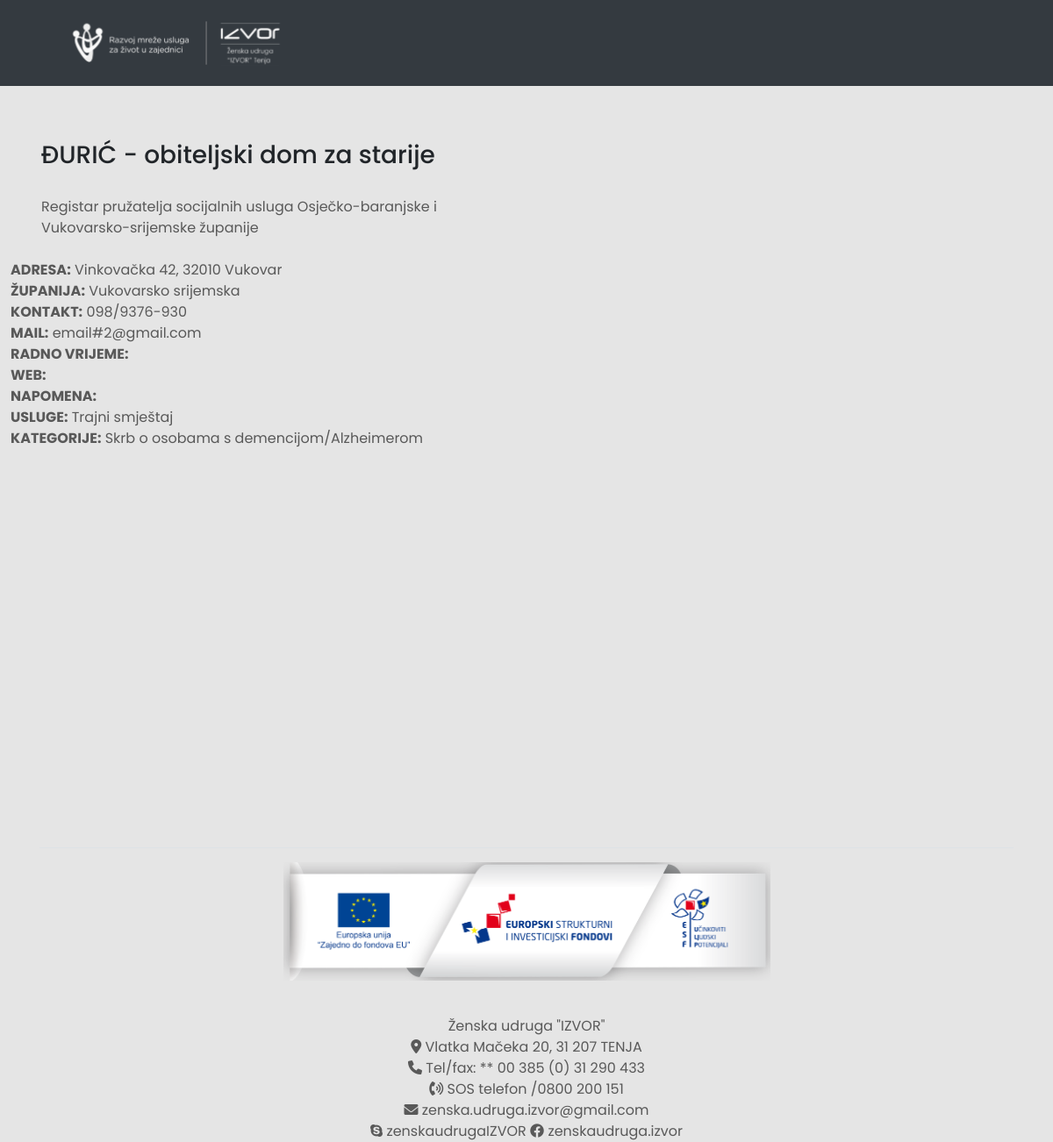
Page /Frontend/Pages/detail.php?id=2 on the committed database.
### tables this page shows
CREATE TABLE `pruzatelji` (
  `idPruz` int(11) NOT NULL,
  `naziv_pruzatelja` varchar(50) DEFAULT NULL,
  `email` varchar(50) DEFAULT NULL,
  `adresa` varchar(50) DEFAULT NULL,
  `kontakt` varchar(50) DEFAULT NULL,
  `URL_stranice` varchar(50) DEFAULT NULL,
  `radno_vrijeme` varchar(50) DEFAULT NULL,
  `napomena` mediumtext DEFAULT NULL,
  `longitude` varchar(50) DEFAULT NULL,
  `latitude` varchar(50) DEFAULT NULL,
  `lokacija` int(11) DEFAULT NULL,
  `oib` int(11) DEFAULT NULL
);

CREATE TABLE `lokacija` (
  `idLokacije` int(11) NOT NULL,
  `naziv_lokacije` varchar(255) DEFAULT NULL
);

CREATE TABLE `usluge` (
  `idUsluge` int(11) NOT NULL,
  `naziv_usluge` varchar(10000) DEFAULT NULL
);

CREATE TABLE `kategorije` (
  `idKategorija` int(11) NOT NULL,
  `naziv_kategorije` varchar(10000) DEFAULT NULL
);

### Frontend/Pages/detail.php (the view, shortened to what this page needs)
<?php
require "../../Backend/select.php";
$query = $db->query ("SELECT p.naziv_pruzatelja, p.email, l.naziv_lokacije, p.adresa, p.kontakt, p.URL_stranice, p.radno_vrijeme, p.napomena, p.longitude, p.latitude, u.naziv_usluge, k.naziv_kategorije, k.idKategorija, p.idPruz, u.idUsluge
FROM usluge u
INNER JOIN pruzatelji_usluge pu ON u.idUsluge = pu.usluga
INNER JOIN pruzatelji p ON p.idPruz = pu.pruzatelj
INNER JOIN lokacija l ON l.idLokacije = p.lokacija
INNER JOIN pruzatelji_usluge_kategorije puk ON pu.idPruzUsl = puk.pruzatelj_usluga
INNER JOIN kategorije k ON k.idKategorija = puk.kategorija
WHERE p.idPruz = " . $_GET["id"]);
$results = $query -> fetchAll();
?>
    </div>
      </nav>
    <div class="container-detail">
      <div class="row">
        <div class="col-md-6 contents">
          <div class="row">
            <div>
              <div class="mb-4">
              <h3 style="margin-top:160px; margin-left:50px"><?php echo $results[0]["naziv_pruzatelja"]; ?></h3>
              <p class="mb-4" style="margin-top:30px; margin-left:50px">Registar pružatelja socijalnih usluga Osječko-baranjske i Vukovarsko-srijemske županije</p>
            </div>
                <div class="container" style="float:left">
                    <p><b>ADRESA:</b> <?php echo $results[0]["adresa"]; ?> </p>
                    <p><b>ŽUPANIJA:</b> <?php echo $results[0]["naziv_lokacije"]; ?> </p>
                    <p><b>KONTAKT:</b> <?php echo $results[0]["kontakt"]; ?> </p>
                    <p><b>MAIL:</b> <?php echo $results[0]["email"]; ?> </p>
                    <p><b>RADNO VRIJEME:</b> <?php echo $results[0]["radno_vrijeme"]; ?> </p>
                    <p><b>WEB:</b> <?php echo $results[0]["URL_stranice"]; ?> </p>
                    <p><b>NAPOMENA:</b> <?php echo $results[0]["napomena"]; ?> </p>
                    <p><b>USLUGE:</b> <?php echo $results[0]["naziv_usluge"]; ?> </p>
                    <p><b>KATEGORIJE:</b> <?php echo $results[0]["naziv_kategorije"]; ?> </p>
                </div>
            </div>
          </div>
        </div>
        <div id="map"></div>
      </div>
    </div>

### Frontend/Styles/styleDefault.css (style rules this page uses)
#logo, #logoRMU, #logoIZVOR { height: 50px; width: 250px; }
#logoIZVOR { position: absolute; top: 25px; left: 160px; }
a:link, a:visited { color: black; text-decoration: none; }
body { font-family: 'Poppins', sans-serif; background-color: #E5E5E5; }
#logo_ESF { width: 50%; height: 50%; display: block; margin: 0 auto; padding: 0; }
html, body { max-width: 100%; overflow-x: hidden; }
.footerData { text-align: center; }
.footerData a { color: #595959; }
div h3 { margin-top: 40%; }
#map { height: 400px; width: 100%; margin-top: 30px; }

### Frontend/Styles/stylePruzatelji.css (style rules this page uses)
p { margin: 0; padding: 0; color: #595959; }

### Frontend/Styles/styleIndex.css (style rules this page uses)
@media (max-width: 1444px) { a:link, a:visited { color: #eee; text-decoration: none; } }
@media (max-width: 1444px) { #sn a, #mail a { color: #595959 !important; } }

### rows in the picture
pruzatelji: naziv_pruzatelja "ĐURIĆ - obiteljski dom za starije", adresa "Vinkovačka 42, 32010 Vukovar", kontakt "098/9376-930", email "email#2@gmail.com"
lokacija: naziv_lokacije "Vukovarsko srijemska"
usluge: naziv_usluge "Trajni smještaj"
kategorije: naziv_kategorije "Skrb o osobama s demencijom/Alzheimerom"
